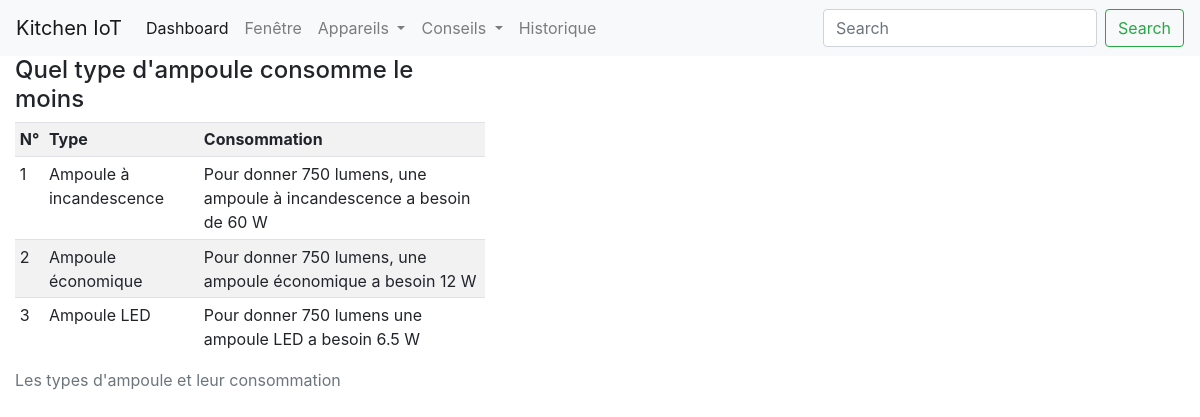
The app's page /light_advice/ with its own data.
### app/models.py (models this page shows, shortened)
class AdvicesConsumption(db.Model):
    __tablename__ = "adviceConsumption"
    id = db.Column(db.Integer, primary_key=True, autoincrement=True)
    type_d = db.Column(db.String(150), nullable=False)
    advice = db.Column(db.Text, nullable=False)
    device = db.Column(db.String(150), nullable=False)

### app/routes.py (the view)
@app.route("/light_advice/")
def light_advice():
    light_advices = AdvicesConsumption.query.filter(AdvicesConsumption.type_d.endswith(" Ampoule")).all()
    return render_template("light_advice.html", light_advices=light_advices)

### app/templates/light_advice.html
{% extends "index.html" %}
{% block content %}
<body>
    <div class="col-5">
        <h4>Quel type d'ampoule consomme le moins</h3>
            {% if light_advices is defined and light_advices|length %}
            <table class="table table-striped table-sm">
              <caption>Les types d'ampoule et leur consommation</caption>
              <tr>
                <th>N°</th>
                <th>Type</th>
                <th>Consommation</th>
              </tr>
              {% for advice in light_advices%}
                  <tr>
                    <td>{{ loop.index }}</td>
                    <td> {{ advice["device"] }} </td>
                    <td>  {{ advice["advice"]}} </td>
                  </tr>
             {% endfor %}
            </table>
          {% endif %}
    </div>
</body>
{% endblock %}

### records on screen
AdvicesConsumption: device "Ampoule à incandescence", advice "Pour donner 750 lumens, une ampoule à incandescence a besoin de 60 W"
AdvicesConsumption: device "Ampoule économique", advice "Pour donner 750 lumens, une ampoule économique a besoin 12 W"
AdvicesConsumption: device "Ampoule LED", advice "Pour donner 750 lumens une ampoule LED a besoin 6.5 W"
